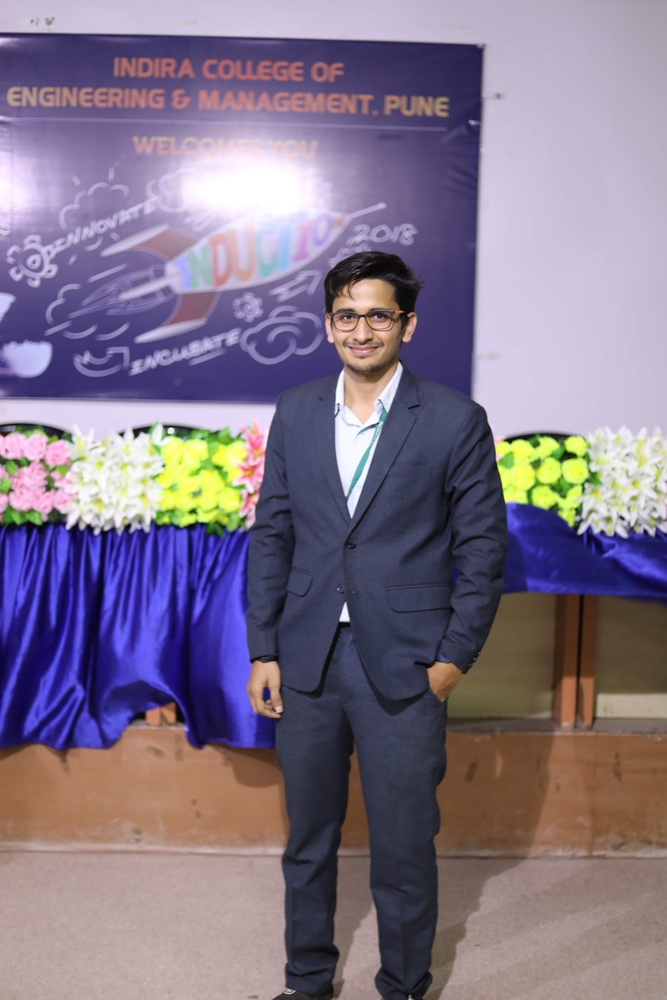
#> input picture body_detection/img/test_1.JPG, 667 x 1000 px, shrunk from 3265 x 4898 before the run
$ python body_size.py --image img/test_1.JPG --width 1.0
#> lines starting #> are read from the running program, lines starting #| are printed output that depends on the picture; after the words box and inside, x2 and y2 are one past the last pixel; in counts of white or black regions, pixels touching at a corner belong together
# import the necessary packages
from scipy.spatial import distance as dist
from imutils import perspective
from imutils import contours
import numpy as np
import argparse
import imutils
import cv2


# used to compute the midpoint between two sets of (x, y)-coordinates.
def midpoint(point_a, point_b):
    return (point_a[0] + point_b[0]) * 0.5, (point_a[1] + point_b[1]) * 0.5


# construct the argument parse and parse the arguments
ap = argparse.ArgumentParser()
ap.add_argument("-i", "--image", required=True,	help="path to the input image")
ap.add_argument("-w", "--width", type=float, required=True,	help="width of the left-most object in the image (in inches)")
args = vars(ap.parse_args())


# load the image, convert it to grayscale, and blur it slightly
image = cv2.imread(args["image"])
#> image is the input picture: shape (1000, 667, 3); mean B, G, R 136.5, 116.8, 129.7
gray = cv2.cvtColor(image, cv2.COLOR_BGR2GRAY)
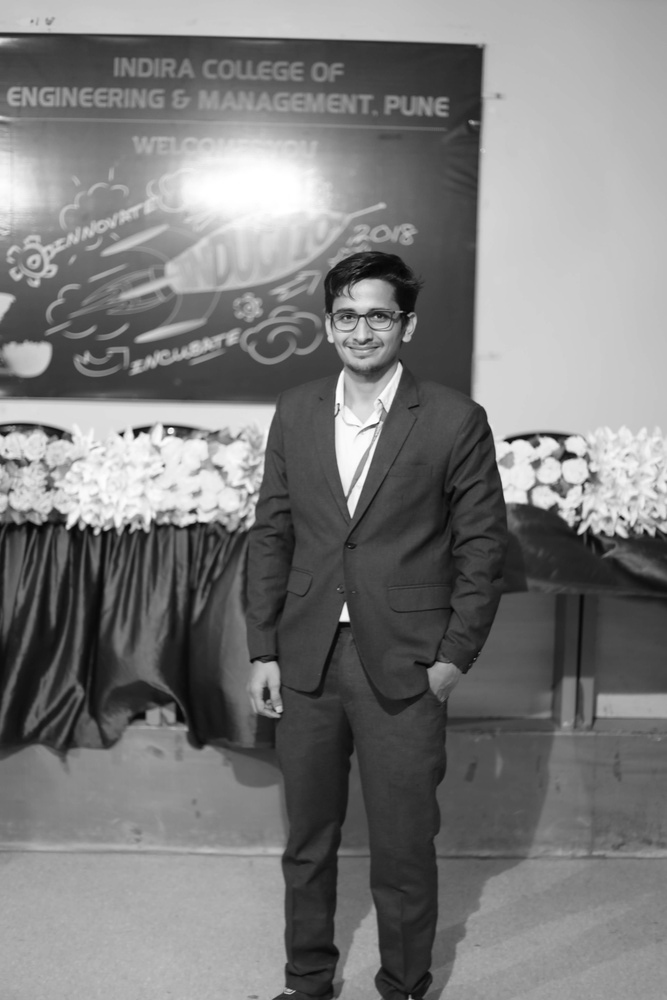
#> gray: shape (1000, 667); min 4, max 255, mean 122.9
gray = cv2.GaussianBlur(gray, (7, 7), 0)
print(gray)
#> (printed output is left out)

# perform edge detection, then perform a dilation + erosion to
# close gaps in between object edges
edged = cv2.Canny(gray, 50, 100)
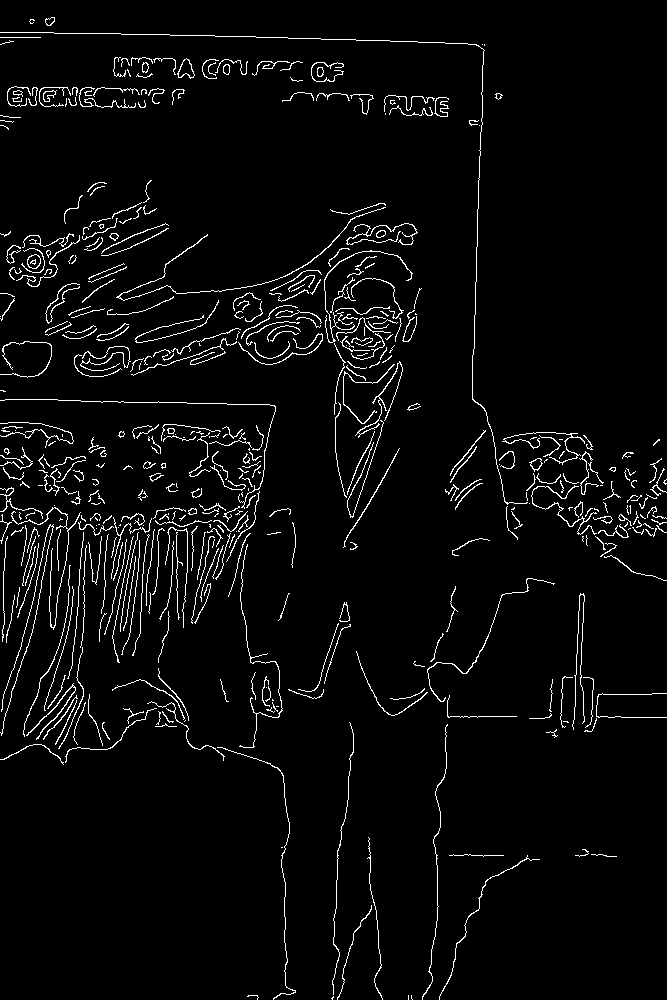
#> edged: shape (1000, 667); 3.8% white in thin lines or dots
edged = cv2.dilate(edged, None, iterations=1)
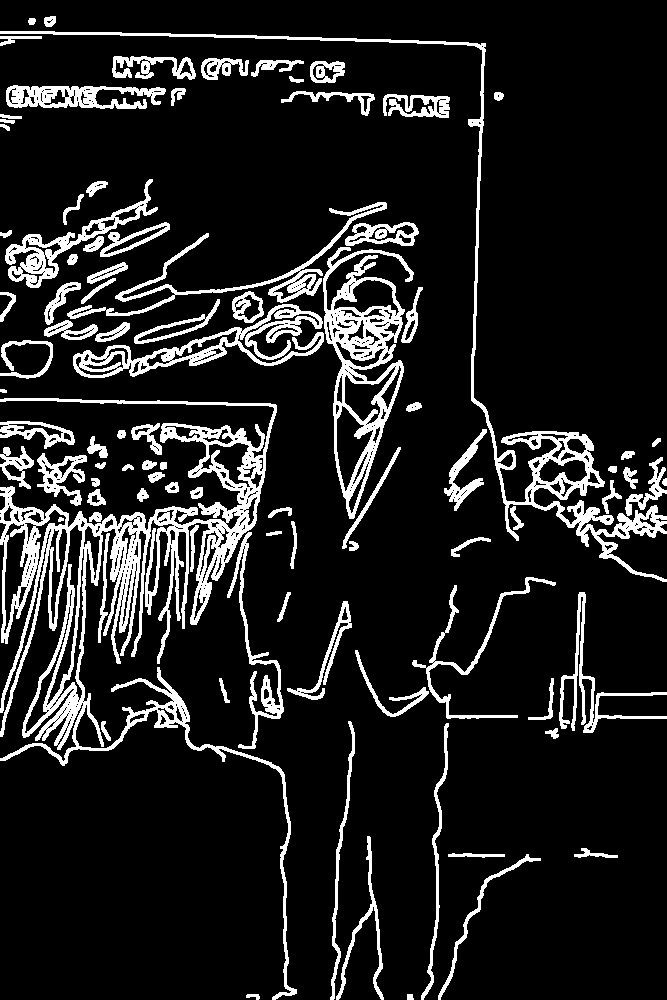
#> edged: shape (1000, 667); 12.4% white; 94 white regions, largest, box (x1, y1, x2, y2) and area: (0, 398, 297, 1000) 24591, (0, 31, 667, 582) 8354, (323, 247, 414, 519) 7170
edged = cv2.erode(edged, None, iterations=1)
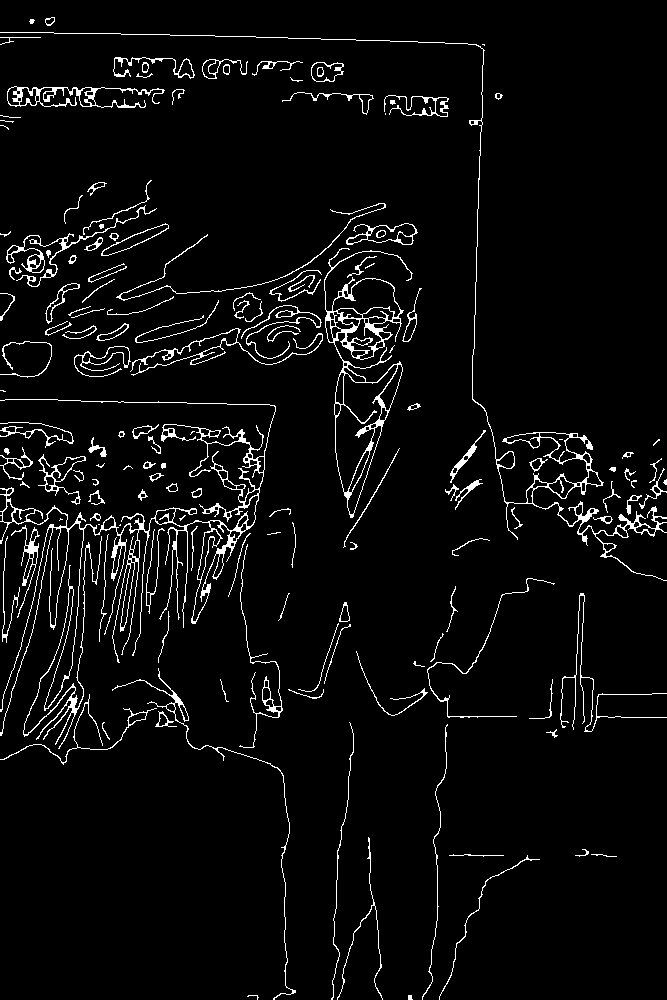
#> edged: shape (1000, 667); 4.4% white in thin lines or dots
print(edged)
#> (printed output is left out)


# find contours in the edge map
cnts = cv2.findContours(edged.copy(), cv2.RETR_EXTERNAL, cv2.CHAIN_APPROX_SIMPLE)
#> cnts = 149 contours, 72 with area under 20; largest, box (x1, y1, x2, y2) and area: (324, 248, 413, 518) 9608, (0, 399, 276, 749) 5220, (0, 32, 667, 581) 2912, (7, 86, 165, 108) 1075, (346, 223, 418, 245) 871
cnts = imutils.grab_contours(cnts)
print(cnts)
#> (printed output is left out)

# sort the contours from left-to-right and initialize the
# 'pixels per metric' calibration variable
(cnts, _) = contours.sort_contours(cnts)
pixelsPerMetric = None
